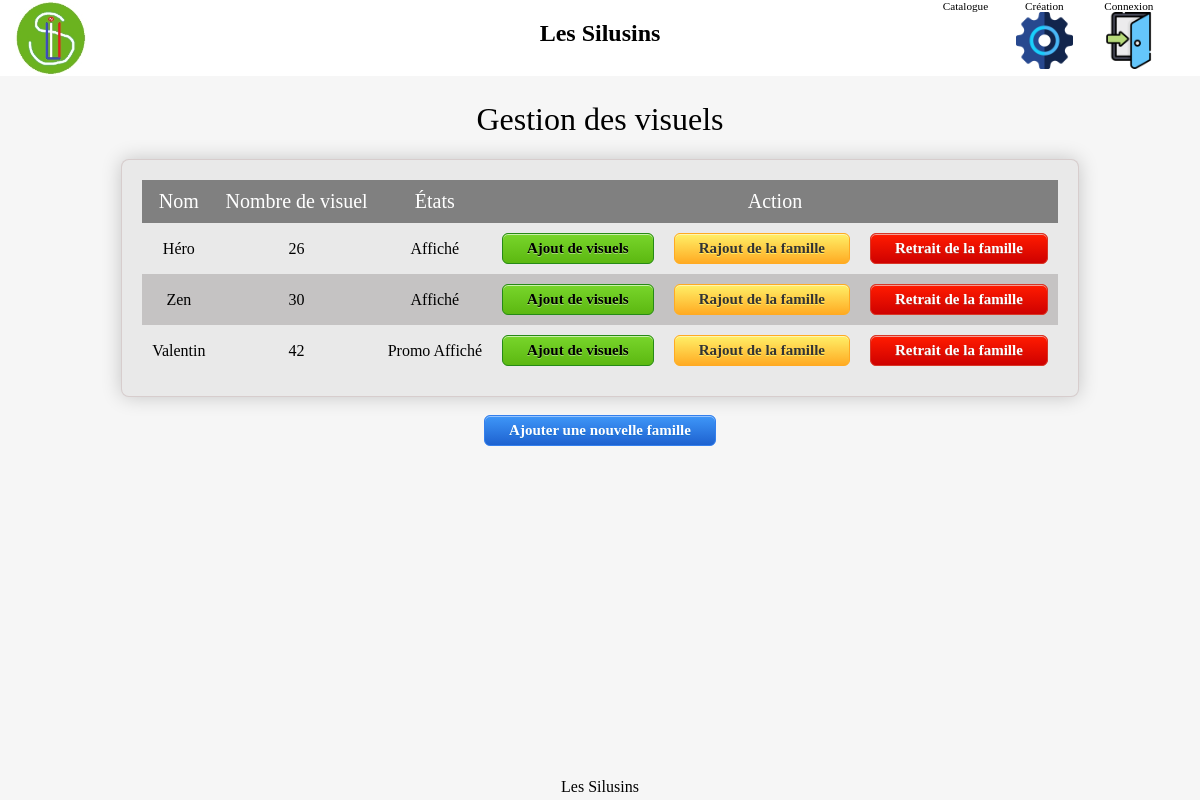
/visuel_ajout.php, run on the app's committed database.
### tables this page shows
CREATE TABLE famille(
   id_famille INT NOT NULL UNIQUE AUTO_INCREMENT,
   lib_famille VARCHAR(500),
   promo_famille TINYINT,
   PRIMARY KEY(id_famille)
   
);

### classe/FamilleDAO.php (called while the page is built, shortened)
<?php
class FamilleDAO extends DAO {
  function findAll() {
      $sql = "SELECT * FROM famille";
      try {
        $sth=$this->executer($sql);
        $rows = $sth->fetchAll(PDO::FETCH_ASSOC);
      } catch (PDOException $e) {
        die("Erreur lors de la requête SQL : " . $e->getMessage());
      }
      $familles = array();
      foreach ($rows as $row) {
        $familles[] = new Famille($row);
      }
      return $familles;
  }
}

### classe/DAO.php (called while the page is built)
<?php
class DAO {
  protected $pdo=null;
  function __construct() {
    $dsn = 'mysql:host=' . DB_HOST . ';dbname=' . DB_NAME;
    try {
      $pdo = new PDO($dsn, DB_USER, DB_PASSWORD, array(PDO::MYSQL_ATTR_INIT_COMMAND => "SET NAMES utf8"));
      $pdo->setAttribute(PDO::ATTR_ERRMODE, PDO::ERRMODE_EXCEPTION);
    } catch (PDOException $e) {
      die("Erreur lors de la connexion : " . $e->getMessage());
    }
    $this->pdo = $pdo;
  }
  protected function executer($sql, $params = null) {
    try {
      if ($params == null) {
        $sth = $this->pdo->query($sql);
      } else {
        $sth = $this->pdo->prepare($sql);
        $sth->execute($params);
      }
    } catch (PDOException $e) {
      die("Erreur lors de la requête SQL : " . $e->getMessage()."\nSQL : ".$sql);
    }
    return $sth;
  }
}

### classe/Famille.php (called while the page is built, shortened)
<?php
 class Famille {
    public function fill(array $tableau)
    {
        foreach ($tableau as $cle => $valeur) {
            $methode = 'set_' . $cle;
        }
    }
    private $id_famille;
    private $lib_famille;
    public function set_id_famille($id_famille)
    {
        $this->id_famille = $id_famille;
    }
    public function set_lib_famille($lib_famille)
    {
        $this->lib_famille = $lib_famille;
    }
    public function set_promo_famille($promo_famille)
    {
        $this->promo_famille = $promo_famille;
    }
    public function get_id_famille()
    {
        return $this->id_famille;
    }
    public function get_lib_famille()
    {
        return $this->lib_famille;
    }
    public function get_promo_famille()
    {
        return $this->promo_famille;
    }
}

### classe/ImageDAO.php (called while the page is built, shortened)
<?php
class ImageDAO extends DAO {
  function count_img_by_famille($id_famille){
    $sql = "SELECT * FROM image WHERE id_famille = :id_famille";
    try {
      $params = array(":id_famille" => $id_famille);
      $sth = $this->executer($sql, $params);
      $nb = $sth->rowcount();
    } catch (PDOException $e) {
      die("Erreur lors de la requête SQL : " . $e->getMessage());
    }
    return $nb;
  }
}

### visuel_ajout.php (the view, shortened to what this page needs)
<?php
    require("header.php");
    $familleDAO = new FamilleDAO;
    $imageDAO = new ImageDAO;
    $formulaire = $_GET['formulaire'] ?? null;
    $lib = $_GET['lib'] ?? null;
    ?>
<h1 class="text_center">Gestion des visuels</h1>
<?php
if($formulaire == NULL){
?>
<div class="container">
    <div class="row card">
        <table>
            <th>Nom</th>
            <th>Nombre de visuel</th>
            <th>États</th>
            <th colspan = "3">Action</th>
            <?php
            $familles = $familleDAO->findAll();
            foreach($familles as $famille){
                $lib_famille = $famille->get_lib_famille();
                $nb = $imageDAO->count_img_by_famille($famille->get_id_famille());
                $num_etat = $famille->get_promo_famille();
                switch ($num_etat){
                    case 0:
                        $etat = "Affiché";
                        break;
                    case 1:
                        $etat = "Promo Affiché";
                        break;
                }
                ?>
                <tr>
                <td class="text_center"><?=$lib_famille?></td>
                <td><?=$nb?></td>
                <td><?=$etat?></td>
                <td><a class="vert" href="visuel_ajout.php?formulaire=2&lib=<?=$lib_famille?>">Ajout de visuels</a></td>
                <td><a class="doree" href="visuel_ajout.php?formulaire=4&lib=<?=$lib_famille?>">Rajout de la famille</a></td>
                <td><a class="rouge" href="visuel_ajout.php?formulaire=3&lib=<?=$lib_famille?>">Retrait de la famille</a></td>
                </tr>
                <?php
            }
            ?>
        </table>
    </div>
    <br>
    <div class="row_centrer">
        <a class="bleu" href="visuel_ajout.php?formulaire=1">Ajouter une nouvelle famille</a>
    </div>
</div>
<?php
}if($formulaire == 1){
?>
<h2 class="text_center">Creation d'une famille et ajout de visuels</h2>
<div class="container-fluid">
    <div class="row">
        <div class="col-6">
            <div class="card visuel_ajout_procedure">
                <ol>
                    <li>Créer le dossier au nom de votre famille dans Stage_BTS2\img\Visuel</li>
                    <li>Créer les images dans le dossier précédement créer le format des images est le suivant</li>
                    <ul>
                        <li>Les images doivent être nommée avec des numéros</li>
                        <li>Les images doivent impérativement être au format JPG</li>
                    </ul>
                    <li>Rentrer dans le formulaire à droite les informations relatives a votre insertion</li>
                    <ul>
                        <li>Le nom de la famille doit être exactement le même</li>
                        <li>Il faut ensuite renseigner le deuxième champs du formulaire avec le nombre d'images présentes dans le dossier précédement créer </li>
                    </ul>
                    <li>La case à cocher permet de mettre la famille en avant</li>
                </ol>
            </div>
        </div>
        <div class="col-6 form_admin">
            <form class="card" action="<?php echo $_SERVER['PHP_SELF']; ?>" method="post">
                    <label for="famille">Famille</label><br>
                    <input type="text" name='famille' id="famille"><br><br>
                    <label for="max">Nombre d'images</label><br>
                    <input type="number" name="max" id="max" min="1"><br><br>
                    <label for="promo">Famille promotionnel</label><br>
                    <input type="checkbox" name="promo" id="promo"><br><br>
                    <input type="submit" value="valider" name="submit">
            </form>
        </div>
    </div>
</div>
<?php
}if($formulaire == 2){
?>
<h2 class="text_center">Ajout de visuels dans une famille déjà existante</h2>
<div class="container-fluid">
    <div class="row">
        <div class="col-6">
            <div class="card visuel_ajout_procedure">
                <ol>
                    <li>Créer les images dans le dossier de la famille, le format des images est le suivant</li>
                    <ul>
                        <li>Les images doivent être nommée avec des numéros</li>
                        <li>Les images doivent impérativement être au format JPG</li>
                    </ul>
                    <li>Rentrer dans le formulaire à droite les informations relatives a votre insertion</li>
                    <ul>
                        <li>Il faut ensuite renseigner le deuxième champs du formulaire avec le nombre d'images à ajouter dans la base de donée</li>
                    </ul>
                </ol>
            </div>
        </div>
        <div class="col-6 form_admin">
            <form class="card" action="<?php echo $_SERVER['PHP_SELF']; ?>" method="post">
                    <label for=" ">Famille</label><br>
                    <input type="text" name=' ' id=" " value="<?=$lib?>" disabled><br><br>
                    <input type="text" name='famille' id="famille" value="<?=$lib?>" hidden>
                    <label for="nb">Nombre d'images a ajouter</label><br>
                    <input type="number" name="nb" id="nb" min="1"><br><br>
                    <input type="submit" value="valider" name="submit2">
            </form>
        </div>
    </div>
</div>
<?php
}if($formulaire == 3){
?>
<h2 class="text_center">Suppression d'une famille</h2>
<div class="container-fluid">
    <div class="row">
        <div class="col-6">
            <div class="card visuel_ajout_procedure">
                <ol>
                    <li>La famille ne seras pas supprimé de a base de donnée</li>
                    <li>Elle ne seras juste plus affichée</li>
                </ol>
            </div>
        </div>
        <div class="col-6 form_admin">
            <form class="card" action="<?php echo $_SERVER['PHP_SELF']; ?>" method="post">
                    <label for=" ">Famille</label><br>
                    <input type="text" name=' ' id=" " value="<?=$lib?>" disabled><br><br>
                    <input type="text" name='famille' id="famille" value="<?=$lib?>" hidden>
                    <input type="submit" value="valider" name="submit3">
            </form>
        </div>
    </div>
</div>
<?php
}if($formulaire == 4){
    ?>
    <h2 class="text_center">Rajout d'une famille</h2>
    <div class="container-fluid">
        <div class="row">
            <div class="col-6">
                <div class="card visuel_ajout_procedure">
                    <ol>
                        <li>La famille sera révélée dans le catalogue et la personnalisation</li>
                    </ol>
                </div>
            </div>
            <div class="col-6 form_admin">
                <form class="card" action="<?php echo $_SERVER['PHP_SELF']; ?>" method="post">
                        <label for=" ">Famille</label><br>
                        <input type="text" name=' ' id=" " value="<?=$lib?>" disabled><br><br>
                        <input type="text" name='famille' id="famille" value="<?=$lib?>" hidden>
                        <label for="promo">Famille promotionnel</label><br>
                        <input type="checkbox" name="promo" id="promo"><br><br>
                        <input type="submit" value="valider" name="submit4">
                </form>
            </div>
        </div>
    </div>
    <?php
    }
    require("footer.php");
?>

### css/styles.css (style rules this page uses)
* { -moz-box-sizing: border-box; box-sizing: border-box; }
html, body { height: 100%; margin: 0; padding: 0; }
body { margin: 0; padding: 0; width: 100%; font-family: 'PT Sans', Verdana; background-color: #f6f6f6; cursor: default; }
h1 { text-align: center; font-weight : 300; }
a { font-family: 'Mate SC', Verdana; font-size:20px; text-align: center; text-decoration: none; }
.text_center { text-align: center; }
.card { border-radius: 0.5em; background-color: #e9e9e9; box-shadow: 0 0 20px rgb(0 0 0 / 20%); border: 1px solid rgba(87, 15, 15, 0.125); padding: 1.25rem; width: fit-content; margin: auto; }
table, th, td { border-collapse: collapse; margin: auto; padding: 10px; }
th,td { font-weight: inherit; text-align:center; }
tr:nth-child(odd) { color: #000000; background-color: rgb(197, 195, 195); }
th { background-color: grey; color: white; font-size: 20px; }
.container { width: 100%; padding-right: 15px; padding-left: 15px; margin-right: auto; margin-left: auto; }
.row { display: flex; flex-wrap: wrap; }
.row_centrer { display: flex; flex-wrap: wrap; justify-content: center; }
@media (min-width: 1200px) { .container { max-width: 1140px; } }
.bleu { box-shadow:inset 0px 1px 0px 0px #97c4fe; background:linear-gradient(to bottom, #3d94f6 5%, #1e62d0 100%); background-color:#3d94f6; border-radius:6px; border:1px solid #337fed; display:inline-block; cursor:pointer; color:#ffffff; font-size:15px; font-weight:bold; padding:6px 24px; text-decoration:none; text-shadow:0px 1px 0px #1570cd; }
.vert { box-shadow:inset 0px 1px 0px 0px #caefab; background:linear-gradient(to bottom, #77d42a 5%, #5cb811 100%); background-color:#77d42a; border-radius:6px; border:1px solid #268a16; display:inline-block; cursor:pointer; color:#000000; font-size:15px; font-weight:bold; padding:6px 24px; text-decoration:none; text-shadow:0px 1px 0px #aade7c; width: fit-content; margin: auto; }
.rouge { box-shadow:inset 0px 1px 0px 0px #f29c93; background:linear-gradient(to bottom, #fe1a00 5%, #ce0100 100%); background-color:#fe1a00; border-radius:6px; border:1px solid #d83526; display:inline-block; cursor:pointer; color:#ffffff; font-size:15px; font-weight:bold; padding:6px 24px; text-decoration:none; text-shadow:0px 1px 0px #b23e35; width: fit-content; margin: auto; }
.doree { box-shadow:inset 0px 1px 0px 0px #fff6af; background:linear-gradient(to bottom, #ffec64 5%, #ffab23 100%); background-color:#ffec64; border-radius:6px; border:1px solid #ffaa22; display:inline-block; cursor:pointer; color:#333333; font-size:15px; font-weight:bold; padding:6px 24px; text-decoration:none; text-shadow:0px 1px 0px #ffee66; width: fit-content; margin: auto; }

### data on the page
famille: lib_famille "Héro", nb "26", promo_famille "Affiché"
famille: lib_famille "Zen", nb "30", promo_famille "Affiché"
famille: lib_famille "Valentin", nb "42", promo_famille "Promo Affiché"
